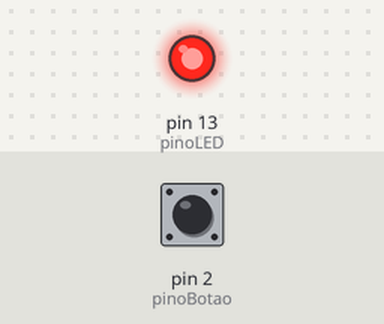
Simulated run of this sketch. Board: Arduino Uno, built with avr-gcc and run on an emulated ATmega328P. On the bench: output pins drawn as LEDs (lit = HIGH). The inputs (shaded band) are chosen by the test bench; at power-on: pin 2 (pinoBotao) HIGH.

Above: at 1.2 s.
1.3 s: pin 2 (pinoBotao) pulled LOW for 0.15 s
At 2.1 s:
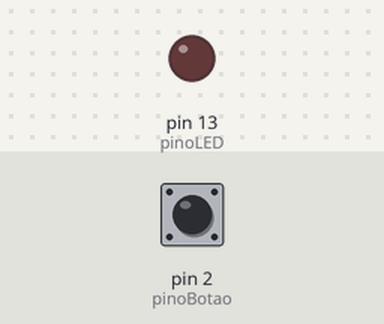
2.9 s: pin 2 (pinoBotao) pulled LOW for 1 s
At 4.6 s:
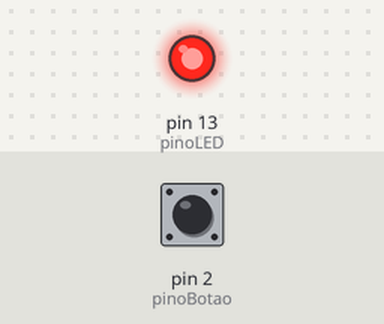
5.4 s: pin 2 (pinoBotao) pulled LOW for 3.2 s
At 9.3 s:
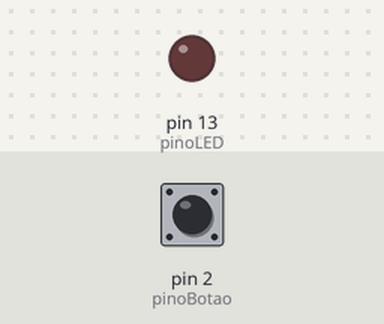
Timing chart, 0 to 10.8 s (numbered marks = the images above; inputs shaded):
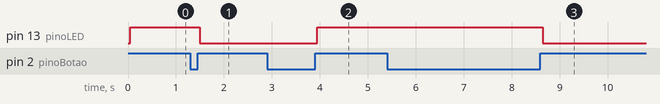

The sketch:

sketch.ino
```cpp
// --- Definição dos pinos ---
const int pinoLED = 13;      // Pino digital para o LED
const int pinoBotao = 2;   // Pino digital para o botão

// --- Variáveis de estado ---
int estadoLED = LOW;          // Variável para armazenar o estado atual do LED (LOW = desligado)
int estadoBotao;              // Variável para ler o estado atual do botão
int ultimoEstadoBotao = LOW;  // Variável para armazenar o estado anterior do botão

// --- Variáveis para controle de tempo (debounce) ---
long ultimaLeituraDebounce = 0; // Armazena o último momento em que o estado do botão mudou
long atrasoDebounce = 50;       // Intervalo de tempo para ignorar "saltos" do botão (50ms)

// --- Configuração (setup) ---
void setup() {
  // Configura o pino do LED como saída
  pinMode(pinoLED, OUTPUT);
  // Configura o pino do botão como entrada
  pinMode(pinoBotao, INPUT);
}

// --- Loop principal (loop) ---
void loop() {
  // Lê o estado atual do botão
  int leituraBotao = digitalRead(pinoBotao);

  // --- Lógica de Debounce (anti-salto) ---
  // Verifica se o estado do botão mudou em relação à última leitura
  if (leituraBotao != ultimoEstadoBotao) {
    // Se mudou, armazena o tempo atual
    ultimaLeituraDebounce = millis();
  }

  // Se o estado atual do botão for diferente do anterior e o tempo de debounce já passou
  if ((millis() - ultimaLeituraDebounce) > atrasoDebounce) {
    // Se o estado atual e o anterior ainda forem diferentes, é uma mudança "real"
    if (leituraBotao != estadoBotao) {
      estadoBotao = leituraBotao;

      // Se o botão foi pressionado (estado HIGH)
      if (estadoBotao == HIGH) {
        // Inverte o estado do LED
        if (estadoLED == LOW) {
          estadoLED = HIGH;
        } else {
          estadoLED = LOW;
        }
      }
    }
  }

  // Escreve o novo estado no pino do LED
  digitalWrite(pinoLED, estadoLED);

  // Armazena o estado atual do botão para a próxima iteração
  ultimoEstadoBotao = leituraBotao;
}
```

Measured:
- after the input at 1.3 s, pin 13 (pinoLED): HIGH → LOW after 0.20 s
- after the input at 2.9 s, pin 13 (pinoLED): LOW → HIGH after 1.1 s
- after the input at 5.4 s, pin 13 (pinoLED): HIGH → LOW after 3.3 s
